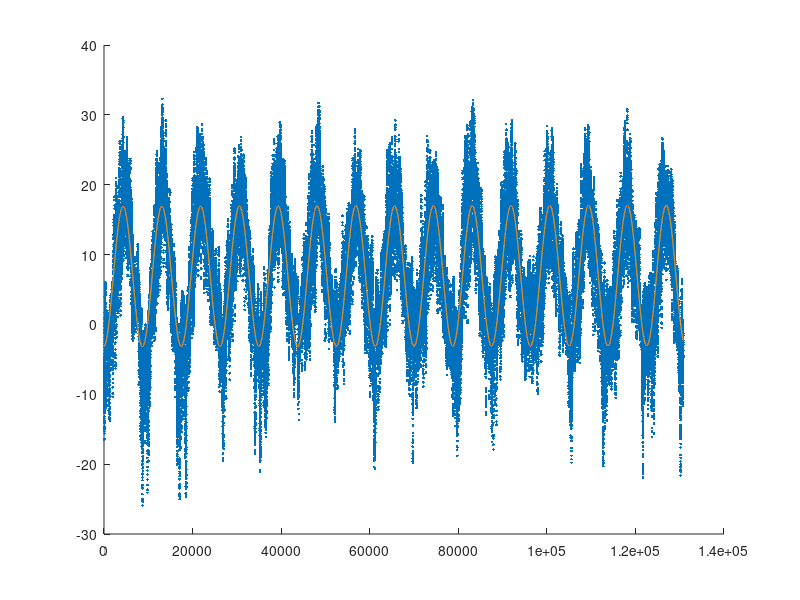

The MATLAB script that drew this image:
%{
a).
T(t) = c1 + c2 + c3*sin(w*(t-ts))
T(t) = c1 + c2 + c3*cos(w*ts)*sin(w*t) - c3*sin(w*ts)*cos(w*t)

  c3*sin(w*(t-ts))
= c3*sin(w*t - w*ts)
= c3*(sin(w*t)cos(w*ts) - cos(w*t)*sin(w*ts))
= c3*cos(w*ts)*sin(w*ts) - sin(w*ts)*cos(w*t)

v.s.v
T(t) = c1 + c2 + c3*sin(w*(t-ts))
    ==
T(t) = c1 + c2 + c3*cos(w*ts)*sin(w*t) - c3*sin(w*ts)*cos(w*t)
%}

% b).
load STHLMARLANDA2023.mat

% constant w
w = 2*pi / (365*24);

Tori = @(c, t, ts) c(1) + c(2)*t + c(3)*sin(w*(t-ts));
Tnew = @(c, t, ts) c(1) + c(2)*t + c(3)*cos(w*ts)*sin(w*t) - c(3)*sin(w*ts)*cos(w*t);

t = [0:size(Td)-1]';
A = [ones(size(t)), t, sin(w*t), cos(w*t)];

% c(3) = A0, c(4) = A1
calc = A\ Td;

%amplitud
c3 = sqrt(calc(3)^2 + calc(4)^2)

%ts
% calc(3) = c3*cos(w*ts)
% acos(calc(3)/c3) = w*ts
% acos(calc(3)/c3) / w = ts
ts = acos(calc(3)/ -c3) / w

c = [calc(1), calc(2), c3]';

% c).
Tmod = Tnew(c, t, ts);
res = norm(Td-Tmod)^2

hold on 
plot(t, Td, '.')
plot(t, Tori(c, t, ts))
plot(t, Tmod)

% d). Nej?

